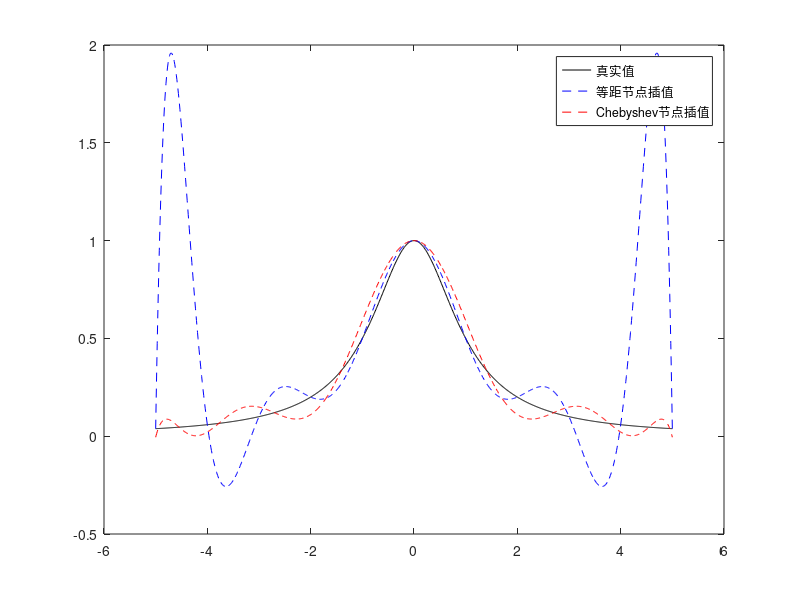

Recreate this plot in MATLAB.
clear all

f = @(x) 1 ./ (1 + x.^2);
a = -5;
b = 5;
n = 10; % 插值次数

% 等距节点
xh1 = a:(b-a)/n:b;
yh1 = f(xh1);

% Chebyshev节点
xh2 = 5 * cos(((2 * [0:n] + 1) / (2 * (n+1))) * pi);
yh2 = f(xh2);

% 真实值
x = a:0.01:b;
y = f(x);

y1 = zeros(size(x));
y2 = zeros(size(x));

% 计算n次插值的结果
for k = 1:n+1
    fracVal1 = prod(xh1(k) - xh1([1:k-1, k+1:n+1]));
    fracVal2 = prod(xh2(k) - xh2([1:k-1, k+1:n+1]));
    for j = 1:length(x)
        y1(j) = y1(j) + yh1(k) * prod(x(j) - xh1([1:k-1, k+1:n+1])) / fracVal1;
        y2(j) = y2(j) + yh2(k) * prod(x(j) - xh2([1:k-1, k+1:n+1])) / fracVal2;
    end
end

plot(x, y, 'k-', x, y1, 'b--', x, y2, 'r--');
legend('真实值', '等距节点插值', 'Chebyshev节点插值');